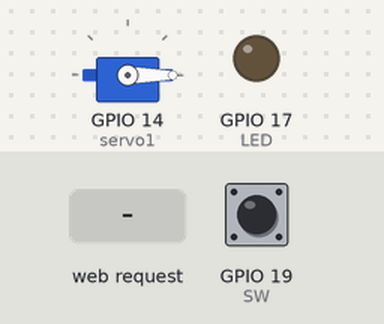
Recording of a sketch running on a simulated ESP32. On the bench: servo, output pins drawn as LEDs (lit = HIGH). The test bench sets the inputs (shaded band); at power-on: GPIO 19 (SW) HIGH. WiFi joins after 1.5 s; servers stay silent unless stated; pins used as bus, display or sensor lines are not drawn; what the sketch prints to the serial monitor is not drawn.

Above: at 2.7 s.
2.8 s: HTTP request GET /H received
At 4.0 s:
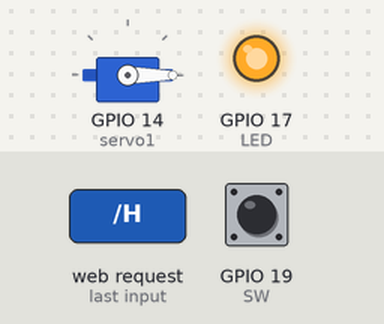
4.3 s: HTTP request GET /L received
At 5.2 s:
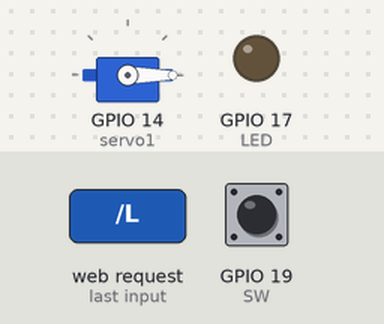
5.8 s: GPIO 19 (SW) pulled LOW for 0.15 s
At 6.2 s:
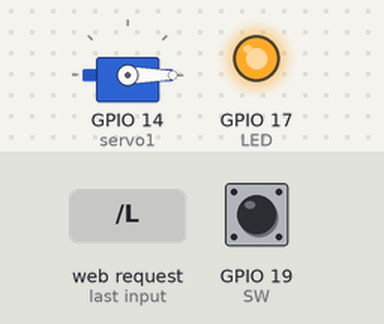
7.4 s: GPIO 19 (SW) pulled LOW for 1 s
At 8.7 s:
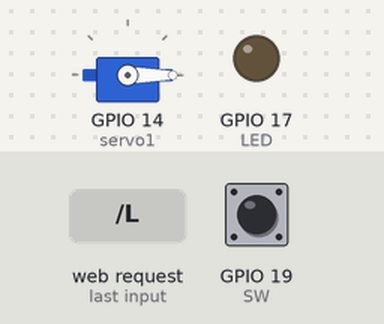
Timing chart, 0 to 10.4 s (numbered marks = the images above; inputs shaded):
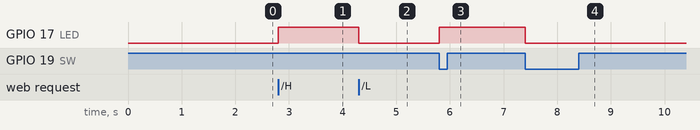

The sketch:

Smart-Lock.ino
```cpp
#include <WiFi.h>
#include <ESP32Servo.h>

const char* ssid     = "-----";
const char* password = "-----";

#define SW 19
#define LED 17

Servo servo1;
WiFiServer server(80);

int swf=HIGH;

int getSw(){
  int a,r=0;
  a=digitalRead(SW);
  if(a==LOW && swf==HIGH){
    r=1;
  }
  swf=a;
  return r;
}

void setup()
{
  servo1.setPeriodHertz(60); // Standard 50hz servo
  servo1.attach(14, 500, 2400); // attaches the servo on pin 14 to the servo object
  pinMode(SW,INPUT_PULLUP);
  pinMode(LED,OUTPUT);
  servo1.write(0);

  Serial.begin(115200);
  pinMode(14, OUTPUT);
  pinMode(17, OUTPUT);

  delay(10);

  Serial.println();
  Serial.println();
  Serial.print("Connecting to ");
  Serial.println(ssid);

  WiFi.begin(ssid, password);

  while (WiFi.status() != WL_CONNECTED) {
    delay(500);
    Serial.print(".");
  }

  Serial.println("");
  Serial.println("WiFi connected.");
  Serial.println("IP address: ");
  Serial.println(WiFi.localIP());

  server.begin();
}

void loop(){
  int s;
  static int f=0;
  s=getSw();
  if(s==1){
    if(f==0){
      digitalWrite(14, HIGH);
      digitalWrite(17, HIGH);
      delayMicroseconds(1450);
      digitalWrite(14, LOW);
      delay(10);
      f=1;
      delay(5);
    }else{
      digitalWrite(14, HIGH);
      digitalWrite(17, LOW);
      delayMicroseconds(2400);
      digitalWrite(14, LOW);
      f=0;
      delay(5);
    }
  }

  WiFiClient client = server.available();

  if (client) {
    Serial.println("New Client.");
    String currentLine = "";
    while (client.connected()) {
      if (client.available()) {
        char c = client.read();
        Serial.write(c);
        if (c == '\n') {

          if (currentLine.length() == 0) {
            client.println("HTTP/1.1 200 OK");
            client.println("Content-type:text/html");
            client.println();

            client.print("Click <a href=\"/H\">here</a> to unlock.<br>");
            client.print("Click <a href=\"/L\">here</a> to lock.<br>");

            client.println();
            break;
          } else {
            currentLine = "";
          }
        } else if (c != '\r') {
          currentLine += c;
        }

        if (currentLine.endsWith("GET /H")) {
          digitalWrite(14, HIGH);
          digitalWrite(17, HIGH);
          delayMicroseconds(1450);
          digitalWrite(14, LOW);
        }
        if (currentLine.endsWith("GET /L")) {
          digitalWrite(14, HIGH);
          digitalWrite(17, LOW);
          delayMicroseconds(2400);
          digitalWrite(14, LOW);
        }
      }
    }
    client.stop();
    Serial.println("Client Disconnected.");
  }
  delay(2);
}
```

Measured:
- after the input at 2.8 s, GPIO 17 (LED): LOW → HIGH at once
- after the input at 4.3 s, GPIO 17 (LED): HIGH → LOW at once
- after the input at 5.8 s, GPIO 17 (LED): LOW → HIGH at once
- after the input at 7.4 s, GPIO 17 (LED): HIGH → LOW at once
